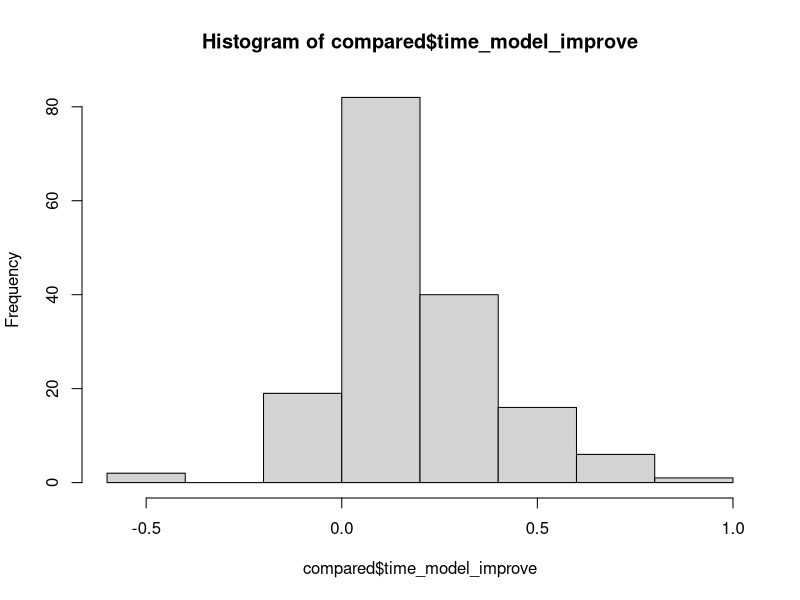
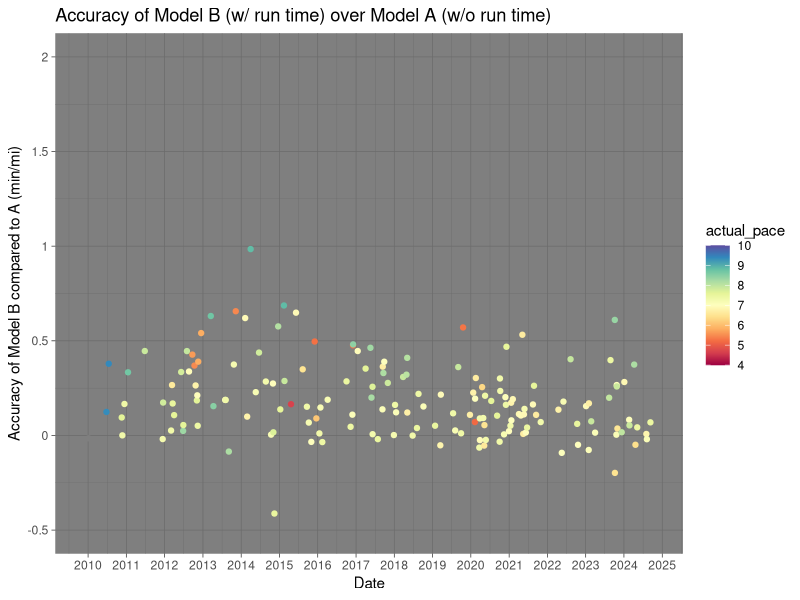
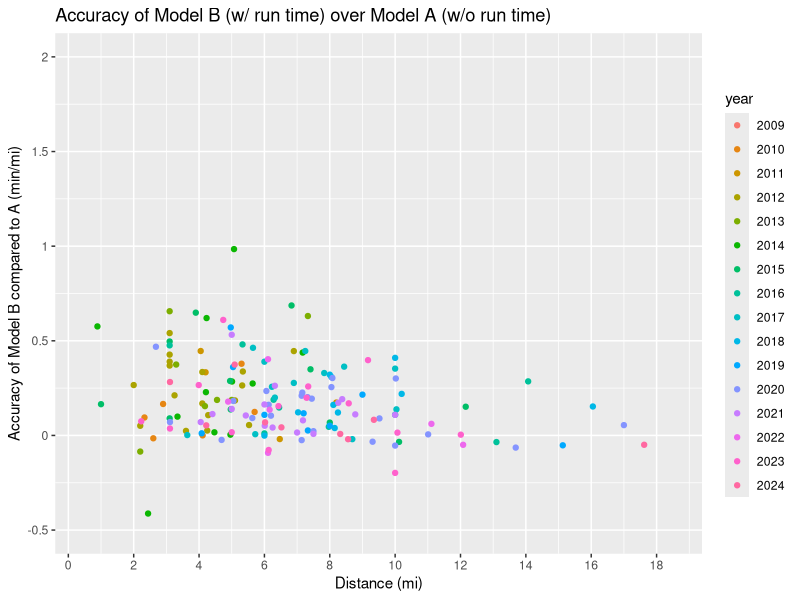

The R script that drew these images, in order:
### Running Through Random Forests

##### Setup #####
library(tidyverse)
library(ggplot2)
library(scales)
library(RColorBrewer)
library(randomForest)
require(caTools)
setwd("~/dolwick_project")
r_data <- read_csv("clean.csv")

##### Attempt No. 1 (aka Model A) -- without runtime #####
runs <- r_data[,-3] %>%
  filter(!is.na(pace_min))

sample_run = sample.split(runs$pace_min, SplitRatio = .75)
training = subset(runs, sample_run == TRUE)
testing  = subset(runs, sample_run == FALSE)

rf_run <- randomForest(
  pace_min ~ .,
  data=training,
  importance=TRUE
)
rf_run
#looks like it ran a regression and explained 48% of the variance
  #in the OOP data
print(rf_run$ntree)
  #number of decision trees = 500 (this is default)
print(rf_run$mse)
  #final mse = .45 (higher is worse)
#output showing importance of each feature
print(rf_run$importance)
#           %IncMSE IncNodePurity
# Date    0.4253743      460.3396
# Mileage 0.7311216      588.0173
# higher %IncMSE = more important variable
# for more info on interpreting these data:
  # https://stats.stackexchange.com/questions/162465/in-a-random-forest-is-larger-incmse-better-or-worse


#predicting the pace of my runs I think lol
pred_run = predict(rf_run, newdata=testing[-3])

#looking at the predicted values of each run in the test sample
testingpred <- testing
testingpred$pred <- pred_run

##### Attempt No. 2 (aka Model B) -- with runtime #####
r_data2 <- r_data %>%
  separate(time_corr, c("h", "m", "s"), sep = ":") %>%
  filter(!is.na(pace_min))

r_data2$h <- as.numeric(r_data2$h)
r_data2$m <- as.numeric(r_data2$m)
r_data2$s <- as.numeric(r_data2$s)

runs2 <- r_data2 %>%
  mutate(runtime_min = 60*h + m + s/60) %>%
  select(1,2,7,6)

set.seed(1)
sample_run2 = sample.split(runs2$pace_min, SplitRatio = .75)
training2 = subset(runs2, sample_run2 == TRUE)
testing2  = subset(runs2, sample_run2 == FALSE)

rf_run2 <- randomForest(
  pace_min ~ .,
  data=training2,
  importance=TRUE
)
rf_run2
  #81.3% var explained ... WAY better than last time
print(rf_run2$mse)
  #final mse = .16 ... WAY better than last time
print(rf_run2$importance)
# the runtime variable was unsurprisingly hugely important
# mileage was also very important, which also makes sense

#predicting the pace of my runs
pred_run2 = predict(rf_run2, newdata=testing2[-4])

#looking at the predicted values of each run in the test sample
testingpred2 <- testing2
testingpred2$pred_w_time <- pred_run2

lm1 <- lm(pace_min ~ pred_w_time, testingpred2)
summary(lm1)

##### Comparing the Two Models #####
compare <- full_join(testingpred, testingpred2)
compare <- compare %>% select(1:2,5,3:4,6)

colnames(compare)[4] <- "actual_pace"
colnames(compare)[5] <- "rfpred_pace"
colnames(compare)[6] <- "rfpred_pace_w_time"

compared <- compare %>%
  mutate(wo_time_error = abs(rfpred_pace - actual_pace)) %>%
  mutate(w_time_error = abs(rfpred_pace_w_time - actual_pace)) %>%
  mutate(time_model_improve = wo_time_error - w_time_error)

##### Graphing the Model Comparisons #####
hist(compared$time_model_improve)

myPalette <- colorRampPalette(brewer.pal(11, "Spectral"))
sc <- scale_colour_gradientn(colors = myPalette(100), limits=c(4, 10))

ggplot(data = compared) + 
  geom_point(mapping = aes(x = Date, y = time_model_improve,
                           color = actual_pace)) + 
  sc +
  theme_dark() +
  scale_x_date(breaks = "years", date_labels = "20%y") +
  scale_y_continuous(name = "Accuracy of Model B compared to A (min/mi)",
                     breaks = c(-0.5,0,0.5,1,1.5,2), 
                     labels = c(-0.5,0,0.5,1,1.5,2),
                     limits = c(-0.5,2)) +
  ggtitle("Accuracy of Model B (w/ run time) over Model A (w/o run time) ")


compared_A <- compared %>%
  separate(Date, c("year", "month", "day"), sep = "-")

ggplot(data = compared_A) + 
  geom_point(mapping = aes(x = Mileage, y = time_model_improve,
                           color = year)) +
  scale_x_continuous(name = "Distance (mi)",
                     breaks = c(0,2,4,6,8,10,12,14,16,18), 
                     labels = c(0,2,4,6,8,10,12,14,16,18),
                     limits = c(0.5,18.5)) +
  scale_y_continuous(name = "Accuracy of Model B compared to A (min/mi)",
                     breaks = c(-0.5,0,0.5,1,1.5,2), 
                     labels = c(-0.5,0,0.5,1,1.5,2),
                     limits = c(-0.5,2)) +
  ggtitle("Accuracy of Model B (w/ run time) over Model A (w/o run time) ")
